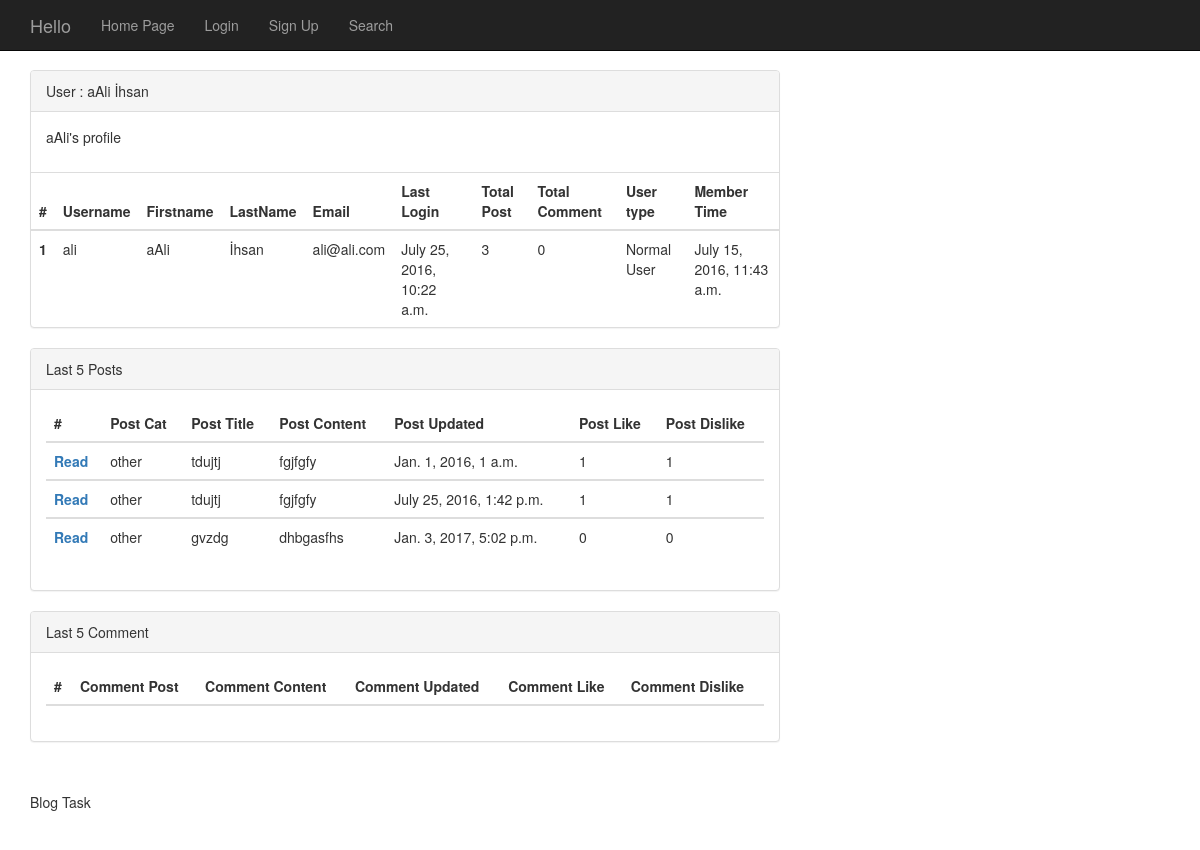
Page /profile/1/ on the committed database.
### TaskBlogApp/models.py (models this page shows, shortened)
@python_2_unicode_compatible
class Post(models.Model):
    post_cat = models.ForeignKey(Category)
    post_author = models.ForeignKey(User)
    post_title = models.CharField(max_length=70)
    post_content = models.TextField()
    post_createdAt = models.DateTimeField(auto_now_add=True, null=True, blank=True)
    post_updatedAd = models.DateTimeField(auto_now_add=False, default=datetime.now)
    post_like = models.IntegerField(default=0)
    post_dislike = models.IntegerField(default=0)

@python_2_unicode_compatible
class Category(models.Model):
    cat_title = models.CharField(max_length=70)
    def __str__(self):
        return self.cat_title

### TaskBlogApp/views.py (the view)
# urls.py: url(r'^profile/(?P<id>[0-9]+)/$', views.ProfileView.as_view(), name='profile'),
class ProfileView(generic.View):
    template_name = 'profile.html'
    def get(self, request, id):
        try:
            posts = Post.objects.filter(post_author=self.kwargs['id']).order_by('post_updatedAd')
        except Post.DoesNotExist:
            posts = None
        try:
            comments = Comment.objects.filter(comment_author=self.kwargs['id']).order_by('comment_updatedAt')
        except Comment.DoesNotExist:
            comments = None
        user = User.objects.get(pk=self.kwargs['id'])
        return render(request, 'profile.html', {
            'posts': posts,
            'comments': comments,
            'users': user,
            'id': int(self.kwargs.get('id'))
        })

### templates/profile.html (shortened to what this page needs)
<!DOCTYPE html>
<html lang="en">
<head>
    <link rel="stylesheet" href="https://maxcdn.bootstrapcdn.com/bootstrap/3.3.6/css/bootstrap.min.css"
/>
</head>
<body>
{% extends 'header.html' %}
{% block content %}
    <div class="container">
        <div class="row">
            <div class="col-md-8">
                <div class="panel panel-default">
                    <div class="panel-heading">User : {{ users.first_name }} {{ users.last_name }}</div>
                    <div class="panel-body">
                        <p>{{ users.first_name }}'s profile  {% if user.pk == id %}| <a href="{% url 'edit-profile' user.pk %}">Edit Profile</a>{% endif %}</p>
                    </div>
                    <table class="table">
                        <thead>
                        <tr>
                            <th>#</th>
                            <th>Username</th>
                            <th>Firstname</th>
                            <th>LastName</th>
                            <th>Email</th>
                            <th>Last Login</th>
                            <th>Total Post</th>
                            <th>Total Comment</th>
                            <th>User type</th>
                            <th>Member Time</th>
                        </tr>
                        </thead>
                        <tbody>
                        <tr>
                            <th scope="row">1</th>
                            <td>{{ users.username }}</td>
                            <td>{{ users.first_name }}</td>
                            <td>{{ users.last_name }}</td>
                            <td>{{ users.email }}</td>
                            <td>{{ users.last_login }}</td>
                            <td>{{ posts.count }}</td>
                            <td>{{ comments.count }}</td>
                            <td>{% if not user.is_superuser %}Normal User{% else %}Super User{% endif %}</td>
                            <td>{{ users.date_joined }}</td>
                        </tr>
                        </tbody>
                    </table>
                </div>
                <div class="panel panel-default">
                    <div class="panel-heading">Last 5 Posts</div>
                    <div class="panel-body">
                        <table class="table">
                            <thead>
                            <tr>
                                <th>#</th>
                                <th>Post Cat</th>
                                <th>Post Title</th>
                                <th>Post Content</th>
                                <th>Post Updated</th>
                                <th>Post Like</th>
                                <th>Post Dislike</th>
                            </tr>
                            </thead>
                            {% for post in posts|slice:":5" %}
                                <tbody>
                                <th scope="row"><a href="{% url 'post' post.post_cat_id post.id %}">Read</a></th>
                                <td>{{ post.post_cat }}</td>
                                <td>{{ post.post_title }}</td>
                                <td>{{ post.post_content|slice:":20" }}</td>
                                <td>{{ post.post_updatedAd }}</td>
                                <td>{{ post.post_like }}</td>
                                <td>{{ post.post_dislike }}</td>
                                </tbody>
                            {% endfor %}
                        </table>
                    </div>
                </div>
                <div class="panel panel-default">
                    <div class="panel-heading">Last 5 Comment</div>
                    <div class="panel-body">
                        <table class="table">
                            <thead>
                            <tr>
                                <th>#</th>
                                <th>Comment Post</th>
                                <th>Comment Content</th>
                                <th>Comment Updated</th>
                                <th>Comment Like</th>
                                <th>Comment Dislike</th>
                            </tr>
                            </thead>
                        </table>
                    </div>
                </div>
                <footer>
                    <div class="row">
                        <div class="col-lg-12">
                            <p>Blog Task</p>
                        </div>
                    </div>
                </footer>
            </div>
        </div>
    </div>
{% endblock %}

### templates/profile.html (style rules this page uses)
body { padding-top: 70px; }
footer { margin: 50px 0; }

### rows in the picture
Post: post_cat "other", post_title "tdujtj", post_content "fgjfgfy", post_updatedAd "Jan. 1, 2016, 1 a.m.", post_like "1", post_dislike "1"
Post: post_cat "other", post_title "tdujtj", post_content "fgjfgfy", post_updatedAd "July 25, 2016, 1:42 p.m.", post_like "1", post_dislike "1"
Post: post_cat "other", post_title "gvzdg", post_content "dhbgasfhs", post_updatedAd "Jan. 3, 2017, 5:02 p.m.", post_like "0", post_dislike "0"

### other values in the picture
{{ users.first_name }} "aAli"
{{ users.last_name }} "İhsan"
{{ users.username }} "ali"
{{ users.email }} "ali@ali.com"
{{ users.last_login }} "July 25, 2016, 10:22 a.m."
{{ posts.count }} "3"
{{ comments.count }} "0"
{{ users.date_joined }} "July 15, 2016, 11:43 a.m."
